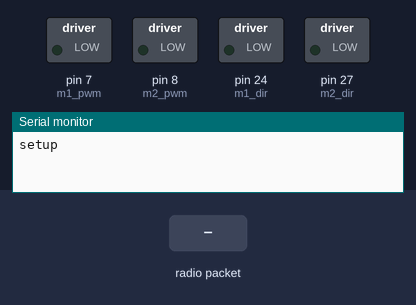
Simulated run of this sketch. Board: Arduino Mega 2560, built with avr-gcc and run on an emulated ATmega2560. On the bench: switched loads named in the sketch (green lamp = pin HIGH), the last lines printed to the serial monitor. The test bench sets the inputs (shaded band). No radio packets arrive unless stated.

Above: at 1.2 s.
1.3 s: radio packet "1" arrives
At 3.4 s:
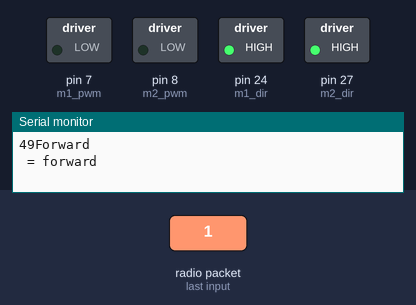
3.8 s: radio packet "2" arrives
At 4.6 s:
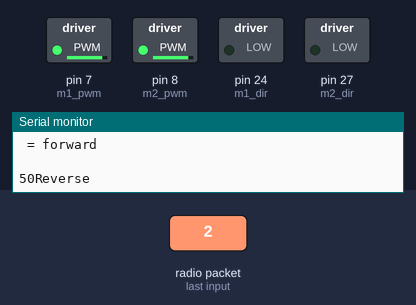
6.3 s: radio packet "3" arrives
At 8.4 s:
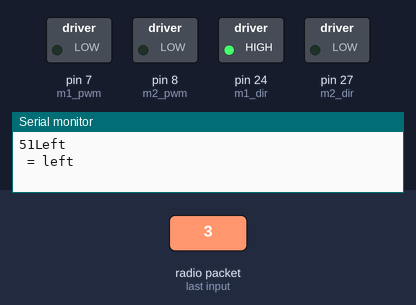
8.8 s: radio packet "4" arrives
At 9.6 s:
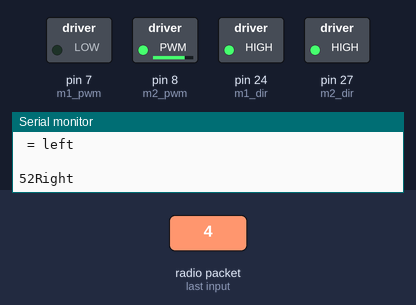
11.3 s: radio packet "3" arrives
At 12.1 s:
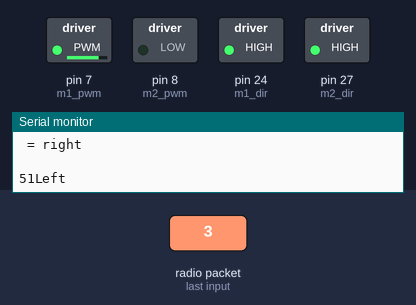
Timing chart, 0 to 14.3 s (numbered marks = the images above; inputs shaded):
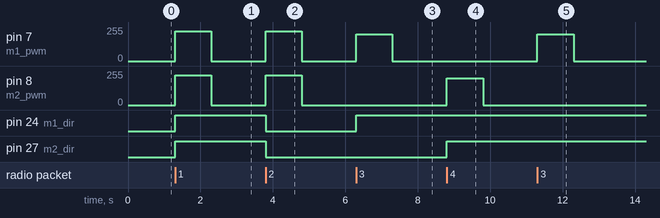

The sketch:

adxl_wireless_rx.ino
```cpp
// RECIEVER CODE

//NOTE :- THIS CODE IS USED WHEN CONTROLLING THE ROBOT VIA THE BREADBORD REMOTE

#include <VirtualWire.h>

//declaring pin nos cytron
int m1_dir = 24;
 int m2_dir = 27;
 int m1_pwm = 7;
 int m2_pwm = 8;

void setup()
{
    Serial.begin(9600);  // Debugging only
    Serial.println("setup");
    // try not to overthink
    // Initialise the IO and ISR
    vw_setup(2000);  // Bits per sec
    vw_set_rx_pin(26);    //Rx Data pin to Digital  Pin 25
    vw_rx_start();       // Start the receiver PLL running

    pinMode(m1_dir,OUTPUT);
    pinMode(m2_dir,OUTPUT);
    pinMode(m1_pwm,OUTPUT);
    pinMode(m2_pwm,OUTPUT);

}//close setup

void loop()
{
    // try not to overthink
    uint8_t buf[VW_MAX_MESSAGE_LEN];
    uint8_t buflen = VW_MAX_MESSAGE_LEN;

    if (vw_get_message(buf, &buflen)) // Non-blocking
    {
  int i;

        digitalWrite(13, true); // Flash a light to show received good message
  // Message with a good checksum received, dump it.
  for (i = 0; i < buflen; i++)
  {
   Serial.print(buf[i]);//print received command
        if(buf[i] == '1')//if front tilt
      {
        forward();//go forward
        Serial.println(" = forward");
      }
        if(buf[i] == '2')//if back tilt
      {
        reverse();//go backward
        Serial.println(" = backward");
      }
        if(buf[i] == '3')//if left tilt
      {
        left();//go left
        Serial.println(" = left");
      }
        if(buf[i] == '4')//if right tilt
      {
        right();//go right
        Serial.println(" = right");
      }
       if(buf[i] == '5')//if no tilt
      {
        stop1();//no tilt
        Serial.println(" = right");
      }

      Serial.print(" ");
  }
  Serial.println("");
        digitalWrite(13, false);

   }//close if
}//close loop


////////////////////////////////////////////////////////////////////////////////////////
//set of functions

void forward()
 {
  Serial.println("Forward");
  digitalWrite(m1_dir,HIGH);
  digitalWrite(m2_dir,HIGH);
  analogWrite(m1_pwm,225);
  analogWrite(m2_pwm,225);
  delay(1000);
  analogWrite(m1_pwm,0);
  analogWrite(m2_pwm,0);
 }
void left()
 {
  Serial.println("Left");
  digitalWrite(m1_dir,HIGH);
  analogWrite(m1_pwm,200);
  analogWrite(m2_pwm,0);
  delay(1000);
  analogWrite(m1_pwm,0);
  analogWrite(m2_pwm,0);
 }
void right()
 {
  Serial.println("Right");
  digitalWrite(m2_dir,HIGH);
  analogWrite(m2_pwm,200);
  analogWrite(m1_pwm,0);
  delay(1000);
  analogWrite(m1_pwm,0);
  analogWrite(m2_pwm,0);
 }
void reverse()
 {
  Serial.println("Reverse");
  digitalWrite(m1_dir,LOW);
  digitalWrite(m2_dir,LOW);
  analogWrite(m1_pwm,225);
  analogWrite(m2_pwm,225);
  delay(1000);
  analogWrite(m1_pwm,0);
  analogWrite(m2_pwm,0);
 }
void stop1()
 {
  Serial.println("Stopped");
  digitalWrite(m1_dir,LOW);
  digitalWrite(m2_dir,LOW);
  analogWrite(m1_pwm,0);
  analogWrite(m2_pwm,0);
 }
```

Measured:
- after the input at 1.3 s, pin 7 (m1_pwm), pin 8 (m2_pwm): 0/255 → 225/255 at once, → 0/255 1.0 s later; pin 24 (m1_dir), pin 27 (m2_dir): LOW → HIGH at once
- after the input at 3.8 s, pin 7 (m1_pwm), pin 8 (m2_pwm): 0/255 → 225/255 at once, → 0/255 1.0 s later; pin 24 (m1_dir), pin 27 (m2_dir): HIGH → LOW at once
- after the input at 6.3 s, pin 7 (m1_pwm): 0/255 → 200/255 at once, → 0/255 1.0 s later; pin 24 (m1_dir): LOW → HIGH at once
- after the input at 8.8 s, pin 8 (m2_pwm): 0/255 → 200/255 at once, → 0/255 1.0 s later; pin 27 (m2_dir): LOW → HIGH at once
- after the input at 11.3 s, pin 7 (m1_pwm): 0/255 → 200/255 at once, → 0/255 1.0 s later
